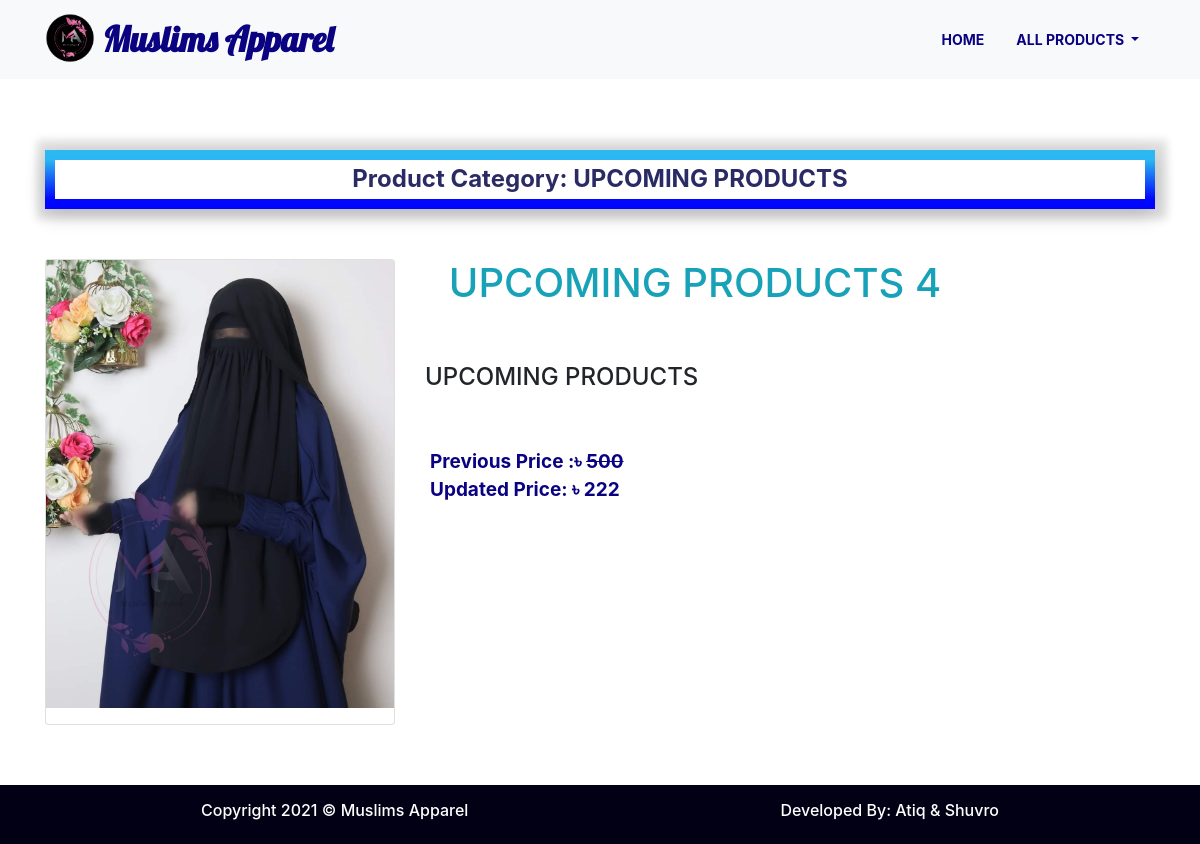
Screenshot of /single-product/4 with the database file from the repository.
### product_app/models.py (models this page shows, shortened)
class Product(models.Model):
    CATEGORY = (
        ('UPCOMING PRODUCTS', 'UPCOMING PRODUCTS'),
        ('ORGANIC FOOD', 'ORGANIC FOOD'),
        ('MOST DEMANDABLE PRODUCTS', 'MOST DEMANDABLE PRODUCTS'),
        ('KHILMAR', 'KHILMAR'),
        ('JILBAB', 'JILBAB'),
        ('ABAYA/BORKA', 'ABAYA/BORKA'),
        ('LINEN', 'LINEN'),
        ('COTTON', 'COTTON'),
        ('CAPE', 'CAPE'),
        ('NIQAB', 'NIQAB'),
        ('HAND GLOVES & SOCKS', 'HAND GLOVES & SOCKS'),
        ('SUNNAH ITEM', 'SUNNAH ITEM'),
    )
    name = models.CharField(max_length=50)
    description = models.TextField()
    pro_img = models.ImageField(upload_to='product_images', help_text=mark_safe('<h2 style="color: #008CBA;">Images size must be height: 1200px and width: 1486px format.</h2>'))  # size must be ato ato pixel)
    price = models.CharField(max_length=10)
    updated_price = models.CharField(max_length=10, blank=True, null=True)
    category = models.CharField(max_length=200, choices=CATEGORY, default=CATEGORY[0])

### product_app/views.py (the view)
# urls.py: path('single-product/<int:product_id>', views.SinglepProductView.as_view(), name='single_product'),
class SinglepProductView(TemplateView):
    template_name = 'product-single.html'
    def get_context_data(self, product_id, **kwargs):
        context = super().get_context_data(**kwargs)
        context['product'] = Product.objects.filter(id=product_id).first()
        return context

### templates/product-single.html (shortened to what this page needs)
{% extends 'main2.html' %}
{% load static %}
{% block content %}
    <section class="collection all-product">
        <div class="container">
            <h4 class="section-header text-center product-header">Product Category:  {{ product.category }}</h4>
            <div class="row">
                <div class="single-card  col-md-4 col-sm-6 col-6">
                    <div class="card">
                        <img src="{{ product.pro_img.url }}" class="img-fluid mb-3" alt="">
                    </div>
                </div>
                <div class="col-6">
                    <h1 class="text-info text-center">{{ product.name }}</h1>
                    <br><br>
                    <h4 class="text-left">{{ product.description }}</h4>
                    <br><br>
                    {% if product.updated_price %}
                        <p><small>
                            <span>Previous Price :৳
                            <del>{{ product.price }}</del></span>
                            <br>
                            <span>Updated Price:  ৳ {{ product.updated_price }}</span>
                        </small></p>
                    {% else %}
                        <p><small>
                            <span>Price: ৳ {{ product.price }}</span>
                        </small></p>
                    {% endif %}
                </div>
            </div>
        </div>
    </section>
{% endblock %}

### static/css/style.css (style rules this page uses)
html, body { overflow-x: hidden; }
.section-header { border: 10px solid; border-image: linear-gradient(180deg, rgb(44, 185, 241), rgb(0, 4, 255)); border-image-slice: 1; color: #2a2a65; font-weight: 700; padding-top: 5px; padding-bottom: 5px; margin-bottom: 20px; transition: width 1s, height 1s, transform 3s; box-shadow: 2px 0px 8px 10px rgb(26 26 27 / 13%), 0 6px 20px 0 rgb(0 0 0 / 19%); }
.collection span { color: #0a0280; font-size: 19px; font-weight: 700; padding-left: 5px; }
.single-card { margin-bottom: 10px; }
.single-card { position: relative; }

### static/css/product.css (style rules this page uses)
.all-product { margin-top: 150px; margin-bottom: 50px; }
.product-header { margin-bottom: 50px; }

### rows the page displays
Product: category "UPCOMING PRODUCTS", pro_img (picture), name "UPCOMING PRODUCTS 4", description "UPCOMING PRODUCTS", price "500", updated_price "222"
